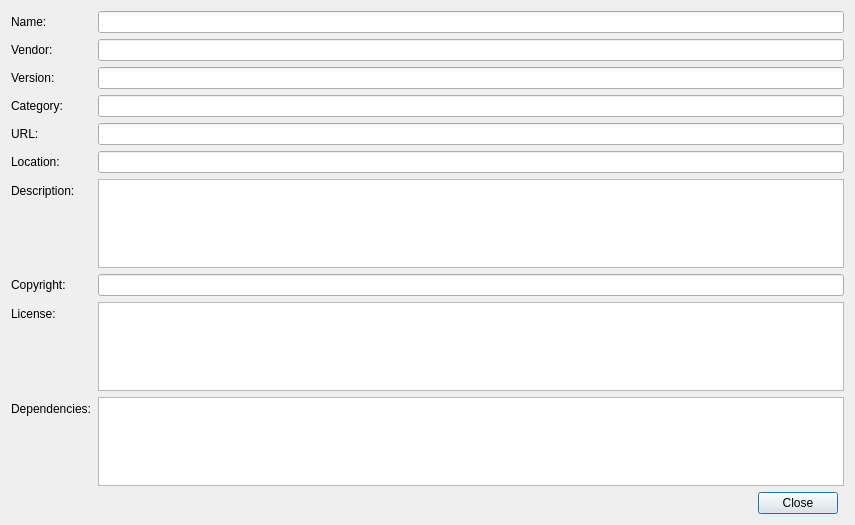
<?xml version="1.0" encoding="UTF-8"?>
<ui version="4.0">
 <class>Nedrysoft::Core::ComponentDetailsDialog</class>
 <widget class="QDialog" name="Nedrysoft::Core::ComponentDetailsDialog">
  <property name="geometry">
   <rect>
    <x>0</x>
    <y>0</y>
    <width>855</width>
    <height>525</height>
   </rect>
  </property>
  <property name="windowTitle">
   <string>Component Details</string>
  </property>
  <layout class="QGridLayout" name="gridLayout">
   <item row="0" column="0" rowspan="2" colspan="2">
    <layout class="QFormLayout" name="formLayout">
     <property name="fieldGrowthPolicy">
      <enum>QFormLayout::ExpandingFieldsGrow</enum>
     </property>
     <item row="0" column="0">
      <widget class="QLabel" name="nameLabel">
       <property name="text">
        <string>Name:</string>
       </property>
      </widget>
     </item>
     <item row="0" column="1">
      <widget class="QLineEdit" name="nameLineEdit">
       <property name="readOnly">
        <bool>true</bool>
       </property>
      </widget>
     </item>
     <item row="1" column="0">
      <widget class="QLabel" name="vendorLabel">
       <property name="text">
        <string>Vendor:</string>
       </property>
      </widget>
     </item>
     <item row="1" column="1">
      <widget class="QLineEdit" name="vendorLineEdit">
       <property name="readOnly">
        <bool>true</bool>
       </property>
      </widget>
     </item>
     <item row="2" column="0">
      <widget class="QLabel" name="versionLabel">
       <property name="text">
        <string>Version:</string>
       </property>
      </widget>
     </item>
     <item row="2" column="1">
      <widget class="QLineEdit" name="versionLineEdit">
       <property name="readOnly">
        <bool>true</bool>
       </property>
      </widget>
     </item>
     <item row="3" column="0">
      <widget class="QLabel" name="categoryLabel">
       <property name="text">
        <string>Category:</string>
       </property>
      </widget>
     </item>
     <item row="3" column="1">
      <widget class="QLineEdit" name="categoryLineEdit">
       <property name="readOnly">
        <bool>true</bool>
       </property>
      </widget>
     </item>
     <item row="4" column="0">
      <widget class="QLabel" name="URLLabel">
       <property name="text">
        <string>URL:</string>
       </property>
      </widget>
     </item>
     <item row="4" column="1">
      <widget class="QLineEdit" name="URLLineEdit">
       <property name="readOnly">
        <bool>true</bool>
       </property>
      </widget>
     </item>
     <item row="5" column="0">
      <widget class="QLabel" name="locationLabel">
       <property name="text">
        <string>Location:</string>
       </property>
      </widget>
     </item>
     <item row="5" column="1">
      <widget class="QLineEdit" name="locationLineEdit">
       <property name="readOnly">
        <bool>true</bool>
       </property>
      </widget>
     </item>
     <item row="6" column="0">
      <widget class="QLabel" name="descriptionLabel">
       <property name="text">
        <string>Description:</string>
       </property>
      </widget>
     </item>
     <item row="6" column="1">
      <widget class="QTextEdit" name="descriptionTextEdit">
       <property name="readOnly">
        <bool>true</bool>
       </property>
      </widget>
     </item>
     <item row="7" column="0">
      <widget class="QLabel" name="copyrightLabel">
       <property name="text">
        <string>Copyright:</string>
       </property>
      </widget>
     </item>
     <item row="7" column="1">
      <widget class="QLineEdit" name="copyrightLineEdit">
       <property name="readOnly">
        <bool>true</bool>
       </property>
      </widget>
     </item>
     <item row="8" column="0">
      <widget class="QLabel" name="licenseLabel">
       <property name="text">
        <string>License:</string>
       </property>
      </widget>
     </item>
     <item row="9" column="0">
      <widget class="QLabel" name="dependenciesLabel">
       <property name="text">
        <string>Dependencies:</string>
       </property>
      </widget>
     </item>
     <item row="8" column="1">
      <widget class="QTextEdit" name="licenseTextEdit">
       <property name="readOnly">
        <bool>true</bool>
       </property>
      </widget>
     </item>
     <item row="9" column="1">
      <widget class="QTextEdit" name="dependenciesTextEdit">
       <property name="readOnly">
        <bool>true</bool>
       </property>
      </widget>
     </item>
    </layout>
   </item>
   <item row="2" column="0">
    <widget class="QDialogButtonBox" name="buttonBox">
     <property name="orientation">
      <enum>Qt::Horizontal</enum>
     </property>
     <property name="standardButtons">
      <set>QDialogButtonBox::Close</set>
     </property>
    </widget>
   </item>
  </layout>
 </widget>
 <resources/>
 <connections>
  <connection>
   <sender>buttonBox</sender>
   <signal>accepted()</signal>
   <receiver>Nedrysoft::Core::ComponentDetailsDialog</receiver>
   <slot>accept()</slot>
   <hints>
    <hint type="sourcelabel">
     <x>248</x>
     <y>254</y>
    </hint>
    <hint type="destinationlabel">
     <x>157</x>
     <y>274</y>
    </hint>
   </hints>
  </connection>
  <connection>
   <sender>buttonBox</sender>
   <signal>rejected()</signal>
   <receiver>Nedrysoft::Core::ComponentDetailsDialog</receiver>
   <slot>reject()</slot>
   <hints>
    <hint type="sourcelabel">
     <x>316</x>
     <y>260</y>
    </hint>
    <hint type="destinationlabel">
     <x>286</x>
     <y>274</y>
    </hint>
   </hints>
  </connection>
 </connections>
</ui>
